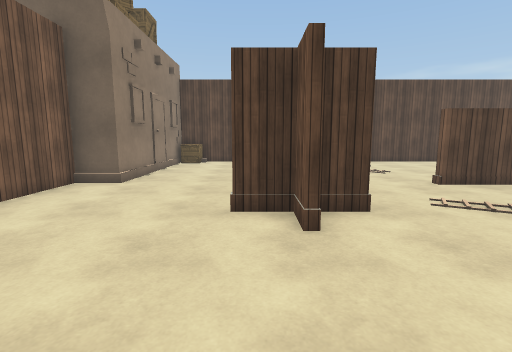
[1] (above)

17 first-person views from a walk through a scene from a Unity 3-D project. The camera is 1.4 m above the floor, tilts 8° down and sees 85° across. The floor is counted in squares, 1 m on a side. Each view is taken from the middle of a square. On the plan, view 1 faces up. The plan holds only what a view shows up to about 14 squares ahead; the rest is blank. The place goes on beyond the plan. The player character is not drawn. Some animated figures are not drawn. Surface patterns are stand-ins for the level's own textures.

[2]
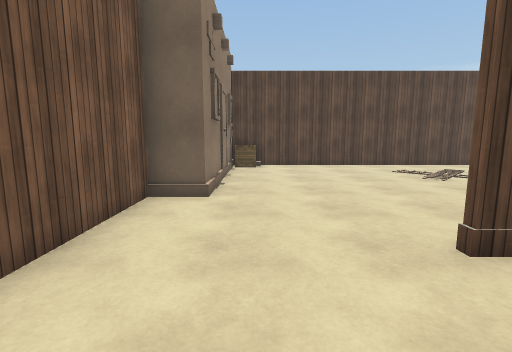

[3]
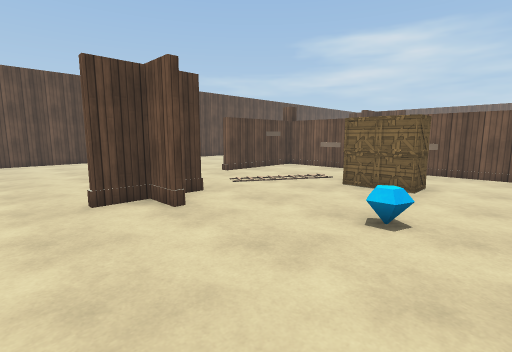

[4]
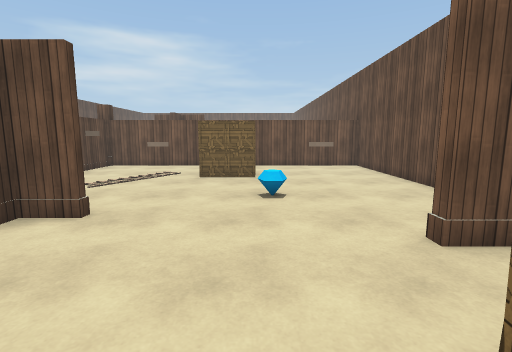

[5]
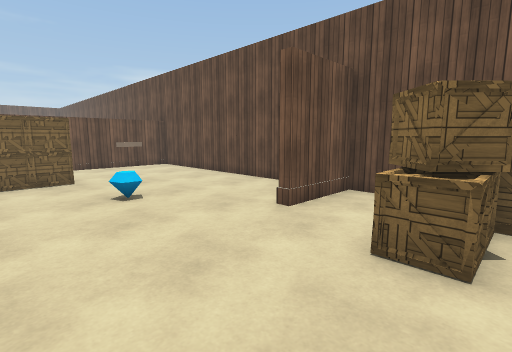

[6]
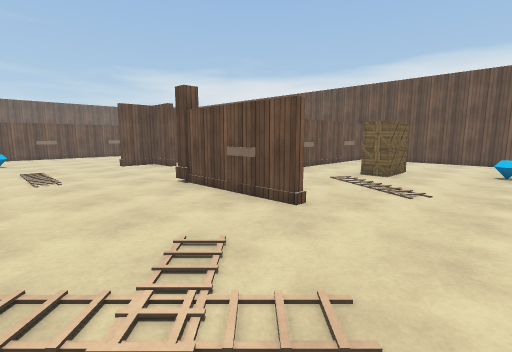

[7]
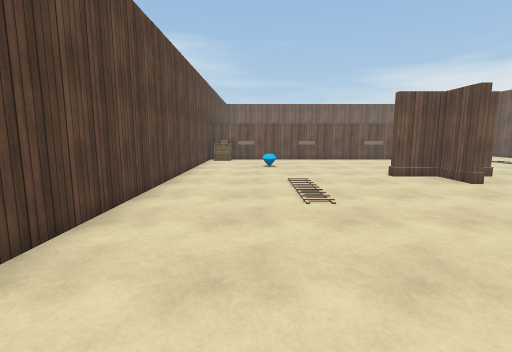

[8]
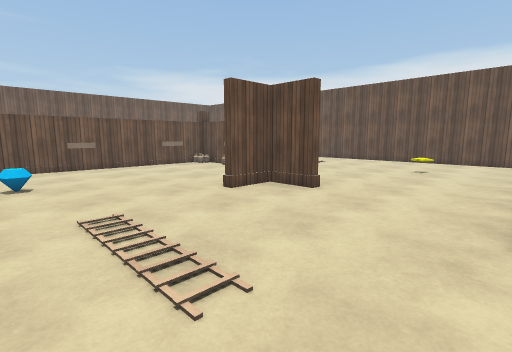

[9]
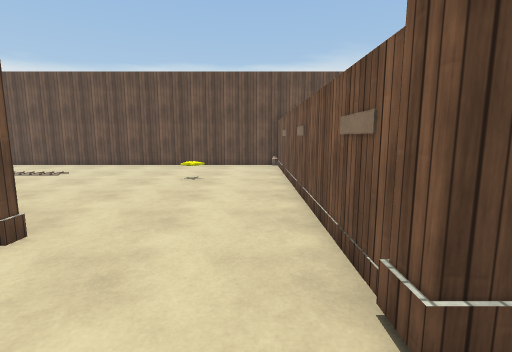

[10]
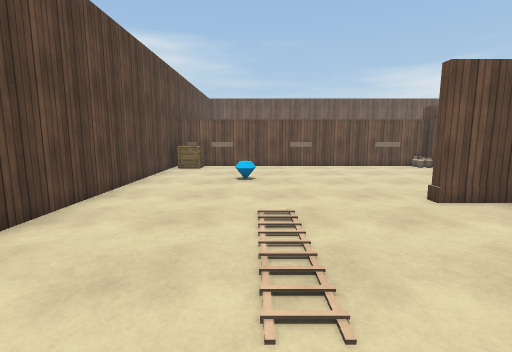

[11]
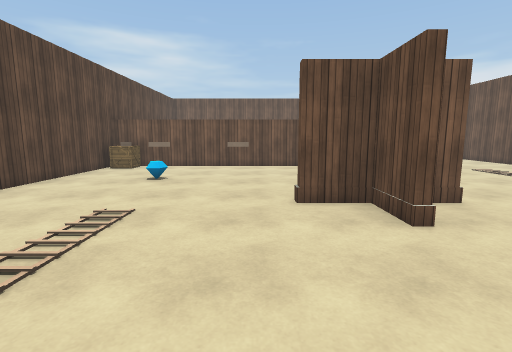

[12]
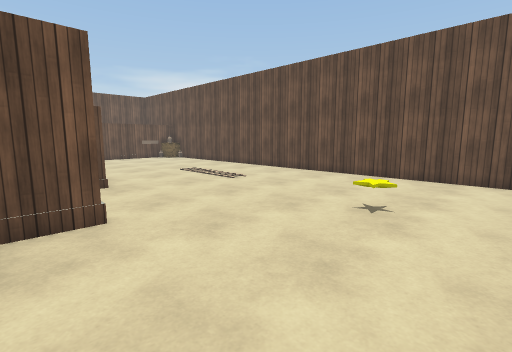

[13]
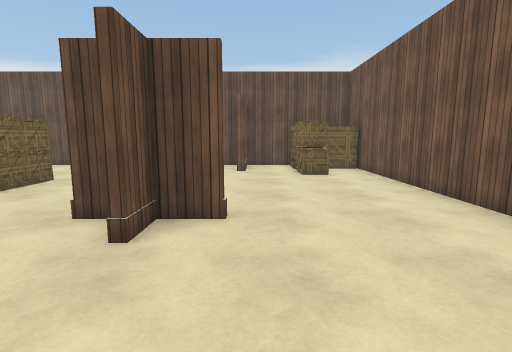

[14]
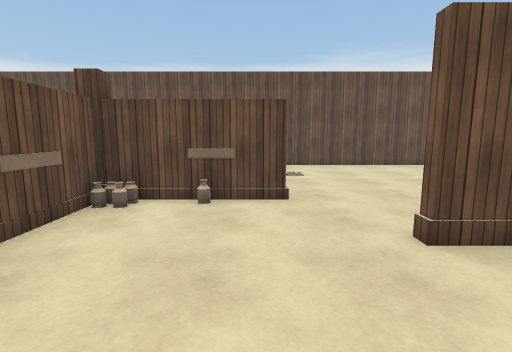

[15]
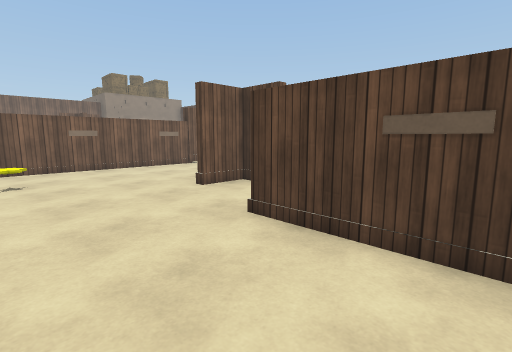

[16]
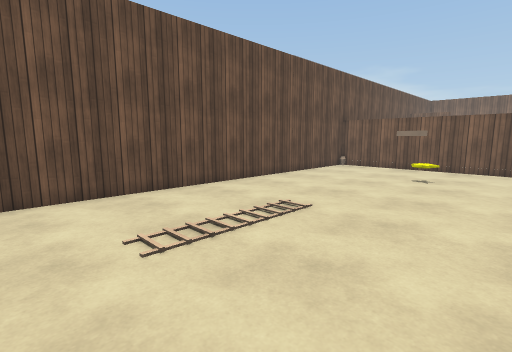

[17]
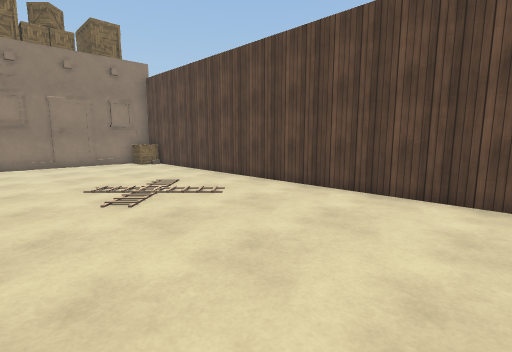

### Floor plan
Key: @ floor where view 1 was taken; # wall or solid block; . floor; B building; A box; S star; O other object.
Columns run from 6 left of view 1 to 23 right of it. Each row starts with its distance up from view 1.
 16   ############################
 15   AB........................AO
 14   #..........................O
 13   #...........................
 12   #......................O....
 11   #...........................
 10   #..........................O
  9 ###...........................
  8 #...........#####.....#.......
  7 #...............#.....#.......
  6 #...............#....###.....O
  5 #...............#.....#.......
  4 #...............#.........#OO#
  3 #...........A...#.............
  2 #...........A...#.............
  1 #........O..A...#..S..........
  0 #..A..@.........#.............
 -1 #...............#.............
 -2 #..A............#.............
 -3 #AAA............#.............
 -4    ###########################

Where each view was taken, in squares from view 1:
view 1: 0 up, 0 right, facing up
view 2: 2 up, 3 left, facing up
view 3: 1 down, 2 left, facing up-right
view 4: 1 up, 4 left, facing right
view 5: 3 up, 4 left, facing down-right
view 6: 13 up, 2 right, facing down-right
view 7: 13 up, 6 right, facing right
view 8: 13 up, 10 right, facing down-right
view 9: 10 up, 11 right, facing down
view 10: 12 up, 10 right, facing right
view 11: 9 up, 10 right, facing right
view 12: 6 up, 11 right, facing down-right
view 13: 10 up, 1 left, facing down
view 14: 10 up, 20 right, facing down
view 15: 0 up, 23 right, facing up-left
view 16: 3 up, 23 right, facing down-left
view 17: 9 up, 11 right, facing up-left
